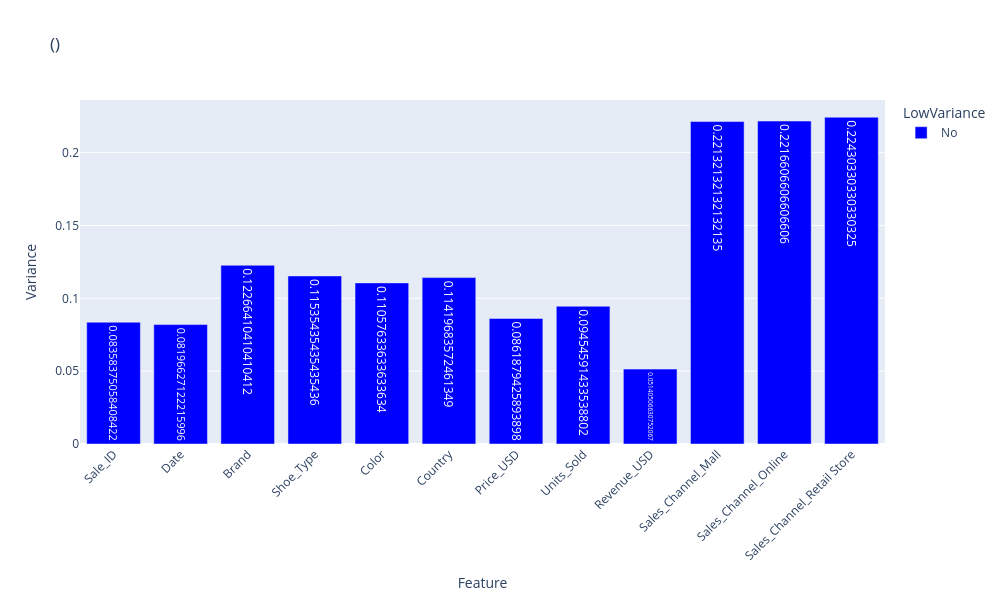

This figure's notebook cell:
### Markdown cell above
# Ploty express

### Code cell
numeric_cols = df.select_dtypes(include=[np.number]).columns
variances = df[numeric_cols].var()

threshold = 0.05
low_variance_features = variances[variances < threshold].index.tolist()

var_df = pd.DataFrame({
    'Feature': variances.index,
    'Variance': variances.values,
    'LowVariance': ['Yes' if f in low_variance_features else 'No' for f in variances.index]
})


fig = px.bar(
    var_df,
    x='Feature',
    y='Variance',
    color='LowVariance',
    color_discrete_map={'Yes': 'red', 'No': 'blue'},
    text='Variance',
    title='()'
)

fig.update_layout(
    xaxis_tickangle=-45,
    width=1000,
    height=600
)

fig.show()

### Figure 1 — Plotly figure (JSON) as saved in the notebook; plotly's stock layout.template omitted (floating-point values rounded to 4 significant figures)
{"data": [{"hovertemplate": "LowVariance=No<br>Feature=%{x}<br>Variance=%{text}<extra></extra>", "legendgroup": "No", "marker": {"color": "blue", "pattern": {"shape": ""}}, "name": "No", "orientation": "v", "showlegend": true, "text": [0.08358, 0.08197, 0.1227, 0.1154, 0.1106, 0.1142, 0.08619, 0.09455, 0.05141, 0.2213, 0.2217, 0.2243], "textposition": "auto", "type": "bar", "x": ["Sale_ID", "Date", "Brand", "Shoe_Type", "Color", "Country", "Price_USD", "Units_Sold", "Revenue_USD", "Sales_Channel_Mall", "Sales_Channel_Online", "Sales_Channel_Retail Store"], "xaxis": "x", "y": [0.08358, 0.08197, 0.1227, 0.1154, 0.1106, 0.1142, 0.08619, 0.09455, 0.05141, 0.2213, 0.2217, 0.2243], "yaxis": "y"}], "layout": {"barmode": "relative", "height": 600, "legend": {"title": {"text": "LowVariance"}, "tracegroupgap": 0}, "title": {"text": "()"}, "width": 1000, "xaxis": {"anchor": "y", "domain": [0, 1], "tickangle": -45, "title": {"text": "Feature"}}, "yaxis": {"anchor": "x", "domain": [0, 1], "title": {"text": "Variance"}}}}
